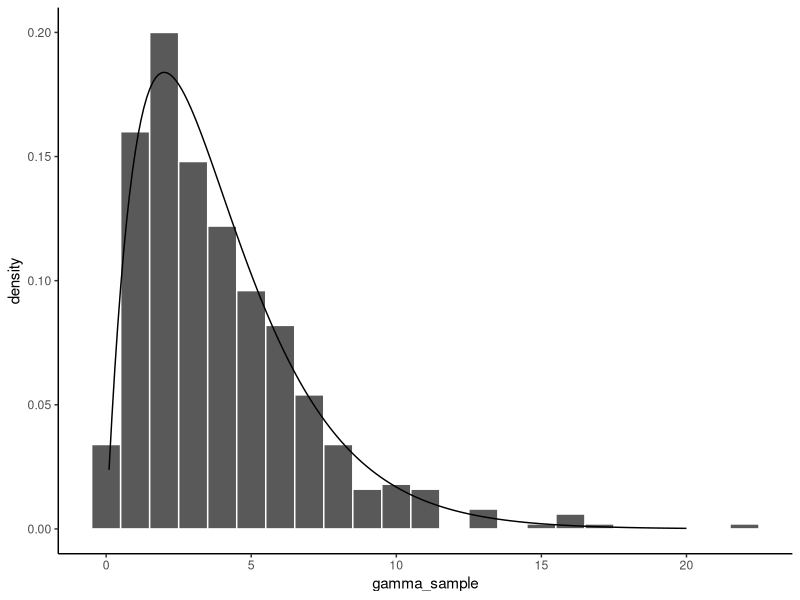
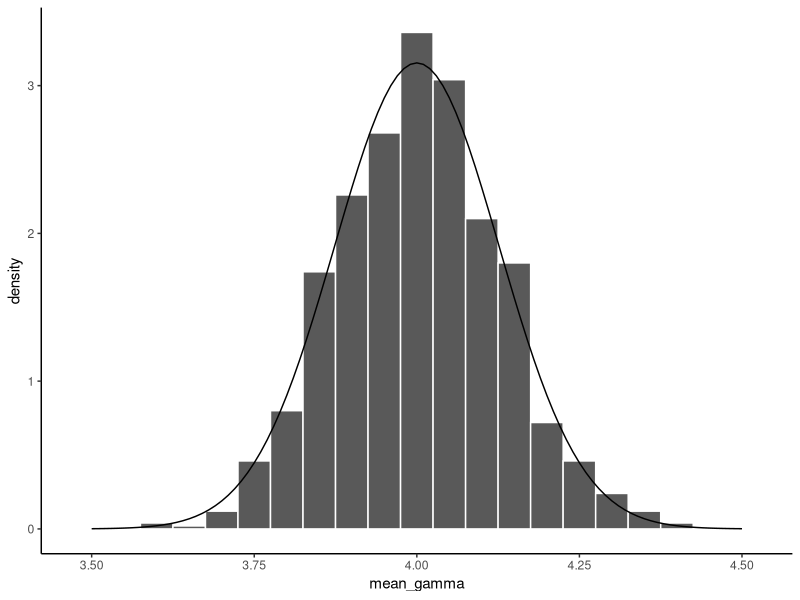

Write R code to recreate these figures, in order.
library(tidyverse)
set.seed(29874)
n <- 500
# draw 1000 samples of size 500 and compute their mean
# The ~{} notation is to create an "anonymous" function
gamma_samples <- purrr::map(1:1000, ~{rgamma(n, 2, 0.5)})

# compute the theoretical density function to plot over the histogram
gamma_density <- data.frame(x = seq(0.1, 20, 0.1),
                            y = dgamma(seq(0.1, 20, 0.1), 2, 0.5))
  
  
# plot the distribution of one of the samples
data.frame(gamma_sample = gamma_samples[[1]]) %>%
  ggplot() +
  geom_histogram(aes(x = gamma_sample, y = ..density..),
                 col = "white", binwidth = 1) +
  geom_line(aes(x = x, y = y), data = gamma_density) +
  theme_classic()
# the mean of this sample is
mean(gamma_samples[[1]])


# compute the means
gamma_sample_means <- map_df(gamma_samples, function(.sample) {
  # compute the mean of each sample and put it in a df
  data.frame(mean_gamma = mean(.sample))
})

# compute the theoretical mean and variance of the sample mean
# to use for plotting the theoretical normal distribution
theoretical_mean <- 2 / 0.5
theoretical_var <- 2 / (n * 0.5^2)
normal_density <- data.frame(x = seq(3.5, 4.5, 0.01),
                            y = dnorm(seq(3.5, 4.5, 0.01), 
                                      theoretical_mean, sqrt(theoretical_var)))
  

# plot the distribution of the means
gamma_sample_means %>%
  ggplot() +
  geom_histogram(aes(x = mean_gamma, y = ..density..),
                 col = "white", binwidth = 0.05) +
  geom_line(aes(x = x, y = y), 
            data = normal_density) +
  theme_classic()
